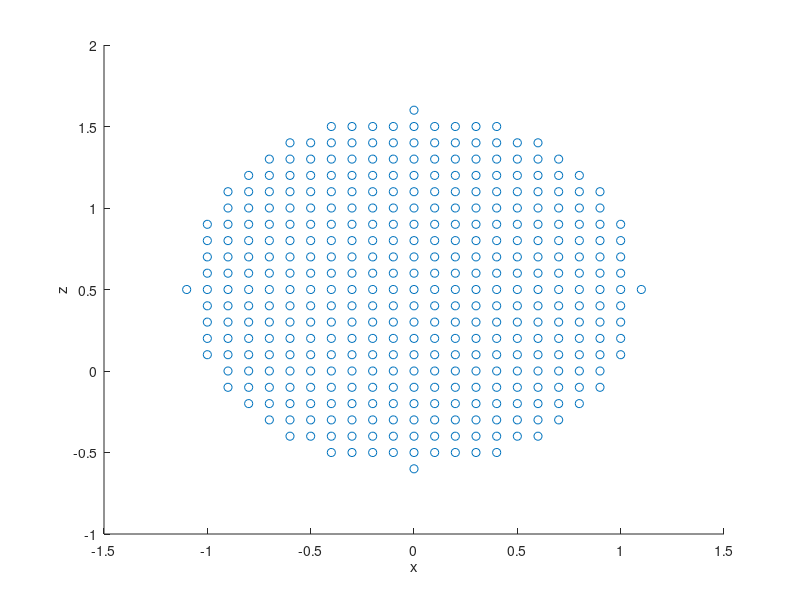

Here is the MATLAB script that generated this plot:
datax = fileread('xvalues.txt');
dataz = fileread('zvalues.txt');

x = str2num(datax);
z = str2num(dataz)


scatter(x,z)
xlabel ('x')
ylabel('z')